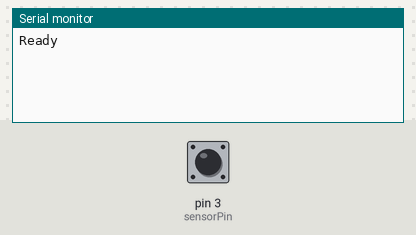
This sketch was run on a simulated Arduino Uno, built with avr-gcc and run on an emulated ATmega328P. Parts: the last lines printed to the serial monitor. The test bench sets the inputs (shaded band); at power-on: pin 3 (sensorPin) LOW.

Above: at 1.2 s.
1.3 s: pin 3 (sensorPin) driven HIGH
At 2.3 s:
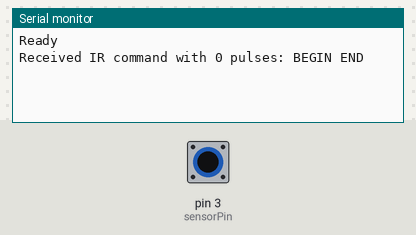
2.9 s: pin 3 (sensorPin) pulsed LOW 2 times (0.12 s each, 0.3 s apart)
At 3.46 s:
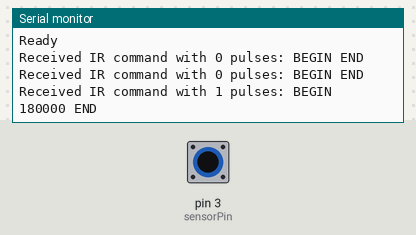

The sketch:

raw_ir_decoder.ino
```cpp
/*
 * IR pulse decoder
 *
 * This program uses the Arduno and a three-pin IR receiver (like a
 * PNA4602 or IRM-3638N3 or similar part) to decode IR pulses (typically
 * transmitted by a remote control).
 *
 * Based on https://raw.github.com/adafruit/Raw-IR-decoder-for-Arduino/master/rawirdecode.pde
 *
 * Johan Herland <johan@herland.net>
 */

// Where is the Vout of the IR sensor connected?
const int sensorPin = 3; // Either digital pin 2 or digital pin 3
const int interrupt = sensorPin - 2; // Interrupt number at sensorPin
const int MaxCommandLength = 100; // Max number of pulses in IR command
const int MaxCommandTime = 100; // Max time of IR command (in msecs)

volatile unsigned long t1, t2;
volatile unsigned long timings[MaxCommandLength * 3];
volatile unsigned int i1, i2;

void irChange(void)
{
	t2 = micros();
	timings[i1] = t2 - t1;
	i1 = (i1 + 1) % (MaxCommandLength * 3);
	t1 = t2;
}

void setup(void)
{
	Serial.begin(9600);
	Serial.println("Ready");
	t1 = 0;
	i1 = 0;
	attachInterrupt(interrupt, irChange, CHANGE);
}

void loop(void)
{
	if ((i1 && i1 == i2) || i1 > MaxCommandLength * 2) {
		/*
		 * There are pulses, but none of them have arrived in the
		 * last period. Assume what's there constitutes a single
		 * IR command.
		 */
		Serial.print("Received IR command with ");
		Serial.print(i1 - 1);
		Serial.print(" pulses: BEGIN");
		for (unsigned int i = 1; i < i1; i++) {
			Serial.print(" ");
			Serial.print(timings[i]);
		}
		Serial.println(" END");
		i1 = 0;
	}
	i2 = i1;
	delay(MaxCommandTime);
}
```

Measured:
- after the input at 1.3 s, the serial monitor: prints a new line after 0.10 s (image 1)
- after the input at 2.9 s, the serial monitor: prints a new line after 0.40 s (image 2)
